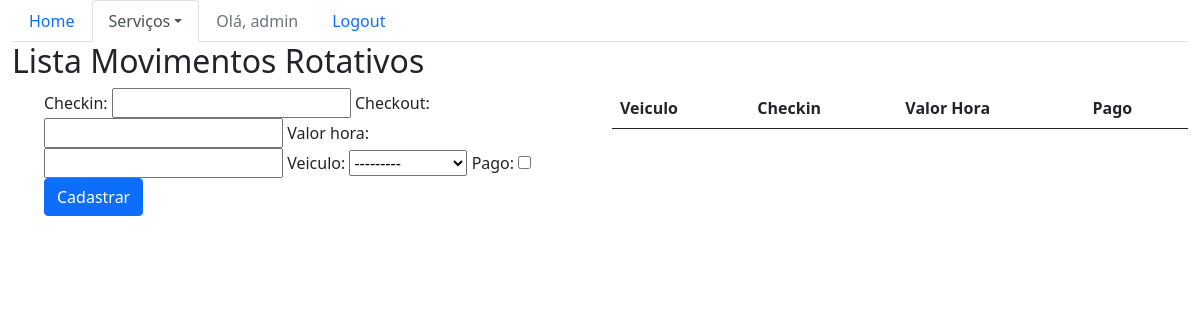
/sistema/mov-rot/ (signed in), run on an earlier commit of the app's database.
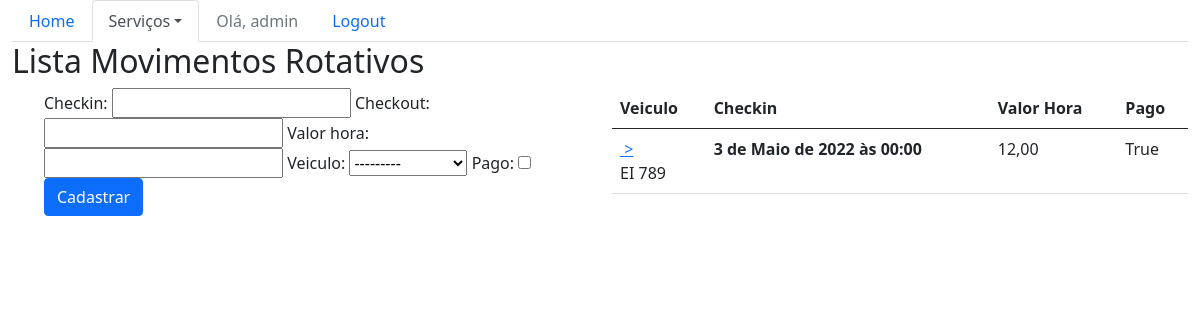
And on a later commit of the database.
### core/models.py (models this page shows, shortened)
class MovRotativo(models.Model):
    checkin = models.DateTimeField(auto_now=False)
    checkout = models.DateTimeField(auto_now=False, null=True, blank=True)
    valor_hora = models.DecimalField(max_digits=5, decimal_places=2)
    veiculo = models.ForeignKey(Veiculo, on_delete=models.CASCADE)
    pago = models.BooleanField(default=False)

class Veiculo(models.Model):
    marca = models.ForeignKey(Marca, on_delete=models.CASCADE)
    proprietario = models.ForeignKey(Pessoa, on_delete=models.CASCADE)
    placa = models.CharField(max_length=20)
    cor = models.CharField(max_length=15)
    observacoes = models.TextField(max_length=200)
    def __str__(self):
        return self.marca.nome + '-' + self.placa

### core/views.py (the view)
# urls.py: path("mov-rot/", lista_movrotativos ,name='core_lista_movrotativos'),
@login_required
def lista_movrotativos(request):
    mov_rot = MovRotativo.objects.all()
    form = MovrotativoForm()
    return render(request, 'core/lista_movrotativos.html', {'mov_rot': mov_rot, 'form': form})

### core/forms.py
class MovrotativoForm(ModelForm):
    class Meta:
        model = MovRotativo
        fields= ['checkin','checkout','valor_hora','veiculo','pago']

### core/templates/core/lista_movrotativos.html (shortened to what this page needs)
{% extends 'base.html' %}
{% load bootstrap %}
{%block menu%}
    <ul class="nav nav-tabs">
        <li class="nav-item">
          <a class="nav-link " href="{% url 'core_home' %}">Home</a>
        </li>
        <li class="nav-item dropdown">
          <a class="nav-link dropdown-toggle active" data-toggle="dropdown" href="#" role="button" aria-haspopup="true" aria-expanded="false">Serviços</a>
        </li>
        {%if user.is_authenticated %}
        <li class="nav-item ">
          <a class="nav-link disabled" href="">Olá, {{user}}</a>
        </li>
        <li class="nav-item">
          <a class="nav-link" href="{% url 'logout' %}">Logout</a>
        </li>
        {% else %}
        <li class="nav-item">
          <a class="nav-link" href="{% url 'login' %}">Login</a>
        </li>
        {% endif %}
    </ul>
{%endblock%}
{%block main%}
<div class="row">
    <div class="col-12">
        <h2> Lista Movimentos Rotativos</h2>
    </div>
</div>
<div class="row">
    <div class="col-sm-6">
        <ul>
            <form action="{% url 'core_movrotativo_novo' %}" method="post">
                {{form|bootstrap}}
            <br>
                <button type="submit" class="btn btn-primary">Cadastrar</button>
            </form>
        </ul>
    </div>
    <div class="col-sm-6">
        <table class="table">
            <thead class= "thead-dark">
              <tr>
                <th scope="col">Veiculo</th>
                <th scope="col">Checkin</th>
                <th scope="col">Valor Hora</th>
                <th scope="col">Pago</th>
              </tr>
            </thead>
            <tbody>
                {% for mov in mov_rot %}
              <tr>
                <td><a href="{% url 'core_movrotativo_update' mov.id %}" style="display:block;">&nbsp;></a>{{mov.veiculo.placa}}</td>
                <th scope="row" >{{mov.checkin}}</th>
                <td>{{mov.valor_hora}}</td>
                <td>{{mov.pago}}</td>
              </tr>
                {%endfor%}
            </tbody>
          </table>
    </div>
</div>
{%endblock%}

What changed in the data, as far as the page shows it:
added MovRotativo: veiculo.placa "EI 789", checkin "3 de Maio de 2022 às 00:00", valor_hora "12,00", pago "True"
